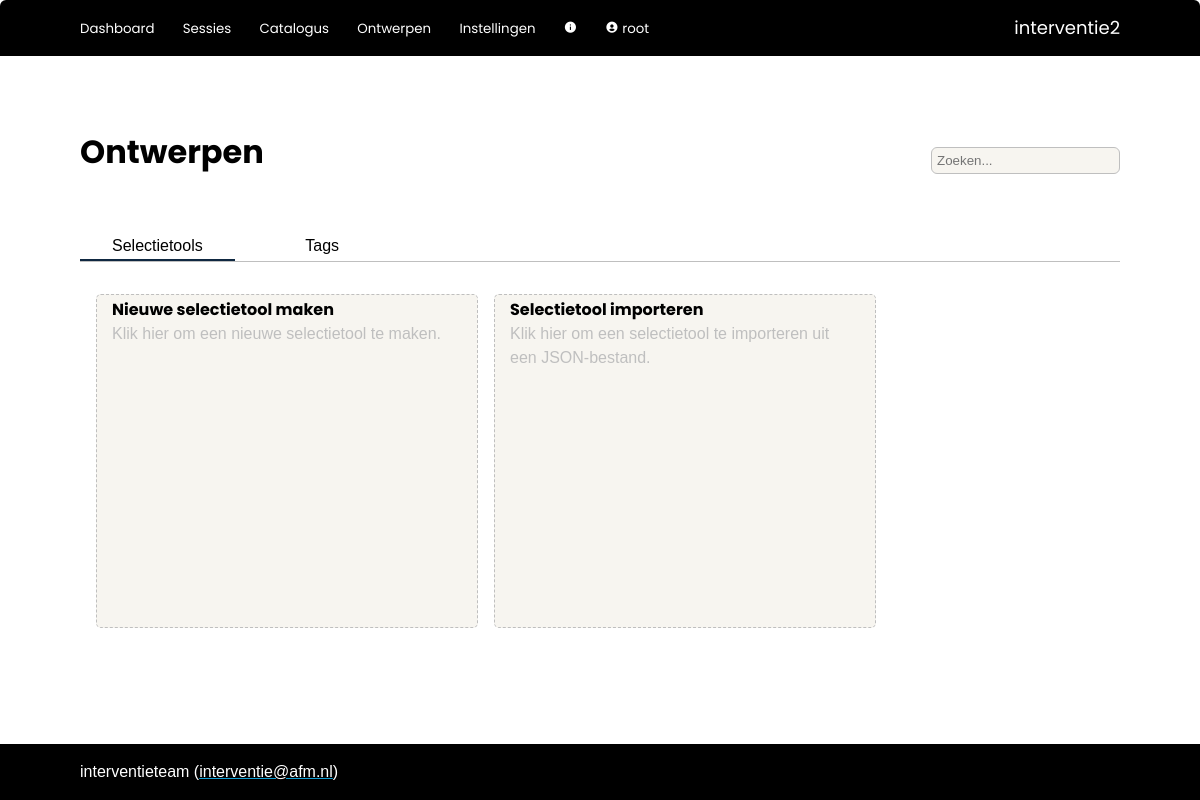
/tools/ (signed in), run on an earlier commit of the app's database.
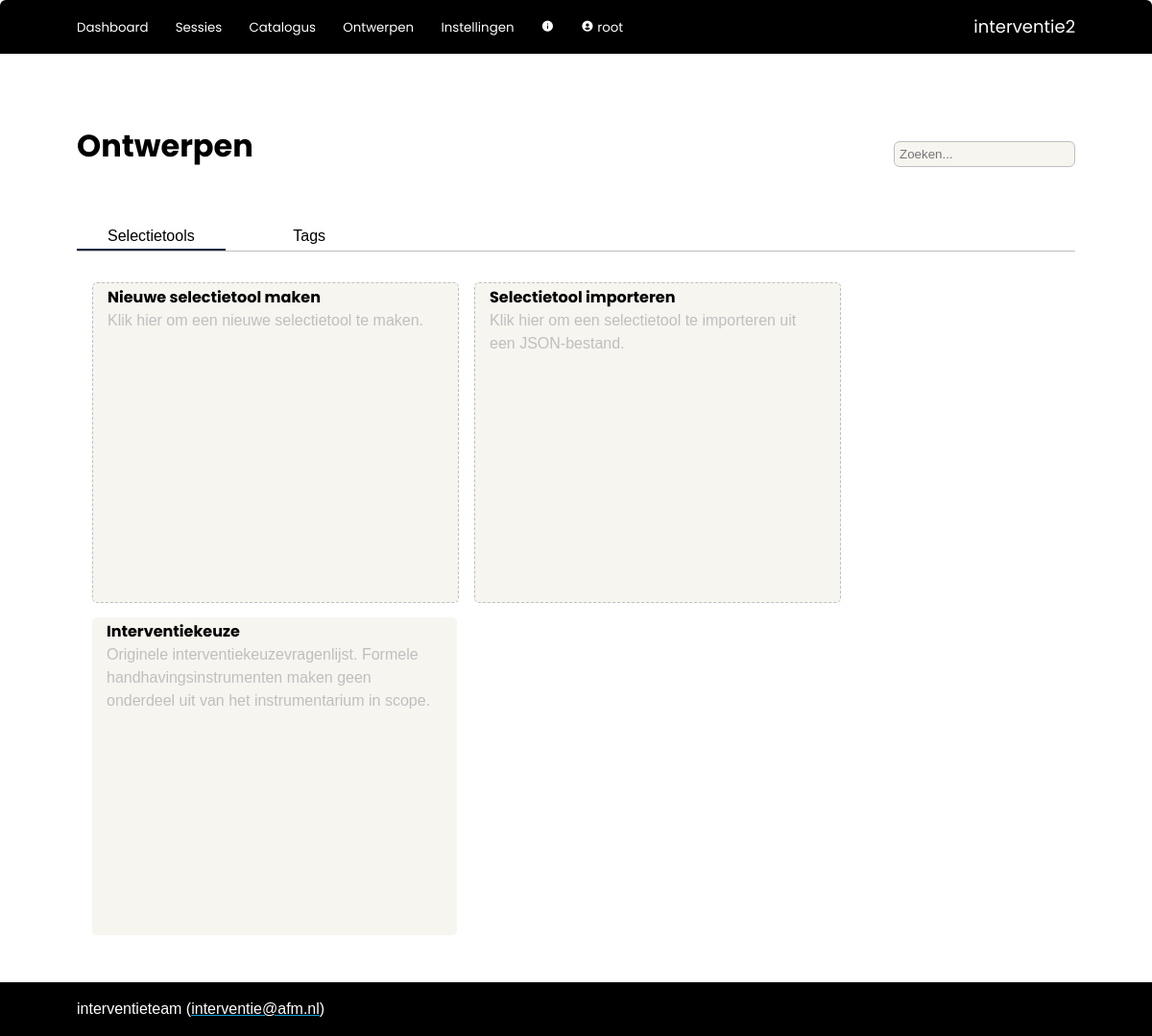
And on a later commit of the database.
### interventie2/models.py (models this page shows, shortened)
class QuestionSet(db.Model):
    __tablename__ = 'question_sets'
    id            = db.Column(db.Integer, primary_key=True)
    name          = db.Column(db.String(500), nullable=False)
    description   = db.Column(db.String(2000), nullable=False, default="")
    owner_id      = db.Column(db.Integer, db.ForeignKey('users.id'), nullable=False) #references users.id
    date_created  = db.Column(db.DateTime(timezone=True), server_default=func.now())
    date_modified = db.Column(db.DateTime(timezone=True), server_default=func.now())
    default_process_id = db.Column(db.Integer, db.ForeignKey('processes.id'), nullable=False, default=1)
    default_instruments_visible = db.Column(db.Boolean, nullable=False, default=True)
    default_tags_visible = db.Column(db.Boolean, nullable=False, default=False)
    default_allow_weights = db.Column(db.Boolean, nullable=False, default=False)
    forbidden_tags = relationship('Tag', secondary='question_set_forbidden_tags')
    mandatory_tags = relationship('Tag', secondary='question_set_mandatory_tags')
    owner = relationship('User')
    default_process = relationship('Process')
    questions = relationship('Question', cascade='all, delete-orphan')
    worksessions = relationship('Worksession', back_populates='question_set', cascade='all, delete-orphan')

### interventie2/tools/routes.py (the view)
@tools.route('/', methods=['GET', 'POST'])
@login_required
def index():
    if not current_user.role.edit_questionnaire:
        return render_template('error/index.html', title='Onvoldoende rechten', message='Onvoldoende rechten om een tool te ontwerpen.')
    question_sets = QuestionSet.query.order_by()
    form = TagForm()
    tags = Tag.query.order_by(Tag.name)
    if form.validate_on_submit():
        tag = Tag(name = form.name.data)
        db.session.add(tag)
        db.session.commit()
        return redirect(url_for('catalog.tags'))
    elif request.method == 'GET':
        pass
    return render_template('tools/index.html', question_sets=question_sets, edit_catalog_allowed=current_user.role.edit_catalog, tags=tags, form=form)

### interventie2/forms.py
class TagForm(FlaskForm):
    name               = StringField('Naam', validators=[DataRequired(), Length(min=2, max=100)], render_kw={'size': 40})
    submit             = SubmitField('Tag opslaan')

### interventie2/models.py (called while the page is built)
@login_manager.user_loader
def load_user(user_id):
    return User.query.get(user_id)

    def unread_messages(self):
        return sum(1 for message in self.messages if (message.unread) and (message.deliver_after.date() <= date.today()))

    def unread_message_alert(self):
        return self.unread_messages() > 0

### interventie2/tools/templates/tools/index.html (shortened to what this page needs)
{% extends 'base.html' %}
{% block page_title %}
    Ontwerpen
{% endblock %}
{% block tabs %}
    <div class="tab_bar">
        <button class="tablinks" onclick="switch_tab(event, 'st_all')" id="defaultOpen">Selectietools</button>
        <button class="tablinks" onclick="switch_tab(event, 'st_tags')" id="defaultOpen">Tags</button>
    </div>
{% endblock %}
{% block body %}
    <div id="st_all" class="tabcontent">
        <div class="card_area">
            <a href="{{ url_for('tools.edit_question_set') }}">
                <div class="card new">
                    <div class="card_title">
                        Nieuwe selectietool maken
                    </div>
                    <div class="card_description">
                        Klik hier om een nieuwe selectietool te maken.
                    </div>
                </div>
            </a>
            <a href="{{ url_for('tools.import_question_set') }}">
                <div class="card new">
                    <div class="card_title">
                        Selectietool importeren
                    </div>
                    <div class="card_description">
                        Klik hier om een selectietool te importeren uit een JSON-bestand.
                    </div>
                </div>
            </a>
            {% for question_set in question_sets | sort(attribute="name") %}
                <a href="{{url_for('tools.design_question_set', question_set_id=question_set.id)}}">
                    <div class="card">
                        <div class="card_title">
                            {{ question_set.name }}
                        </div>
                        <div class="card_description">
                            {{ question_set.description | escape | markdown }}
                        </div>
                    </div>
                </a>
            {% endfor %}
        </div>
    </div>
{% endblock %}

What changed in the data, as far as the page shows it:
added QuestionSet: name "Interventiekeuze", description "Originele interventiekeuzevragenlijst. Formele handhavingsinstrumenten maken geen onderdeel uit van het instrumentarium in scope."
